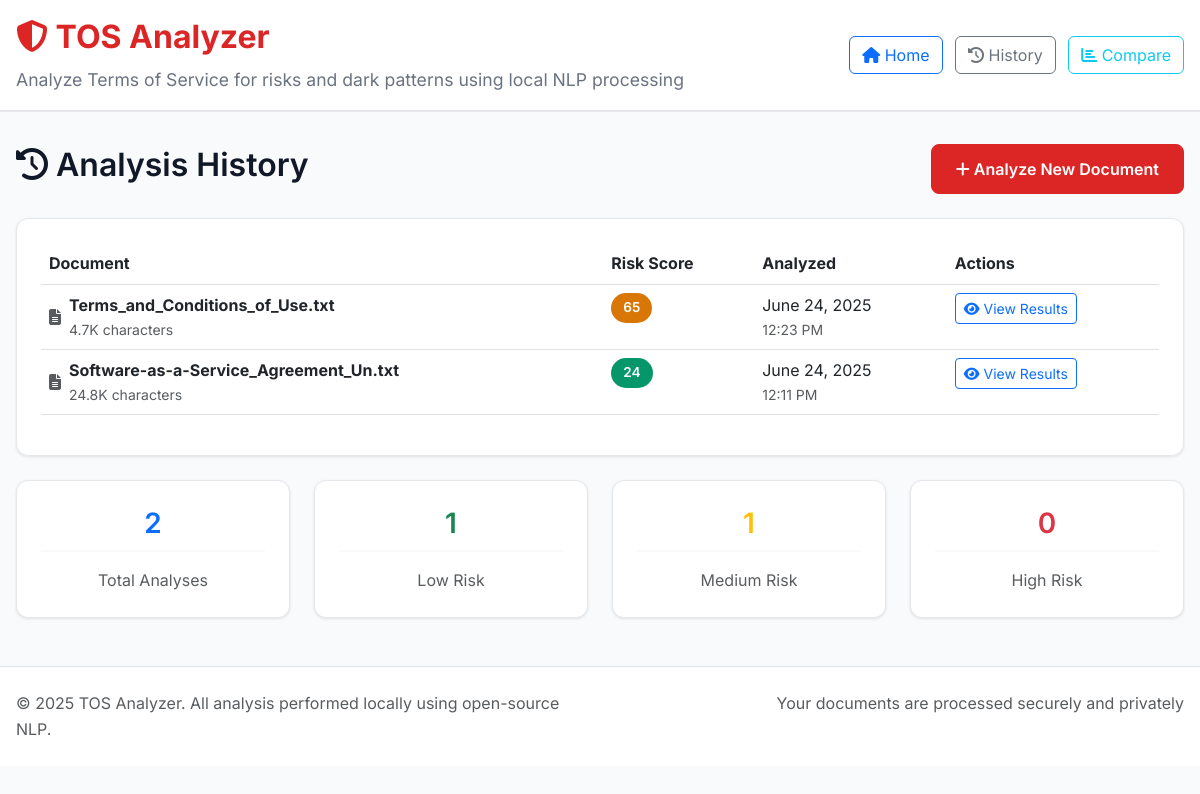
Before: /history with the older database file.
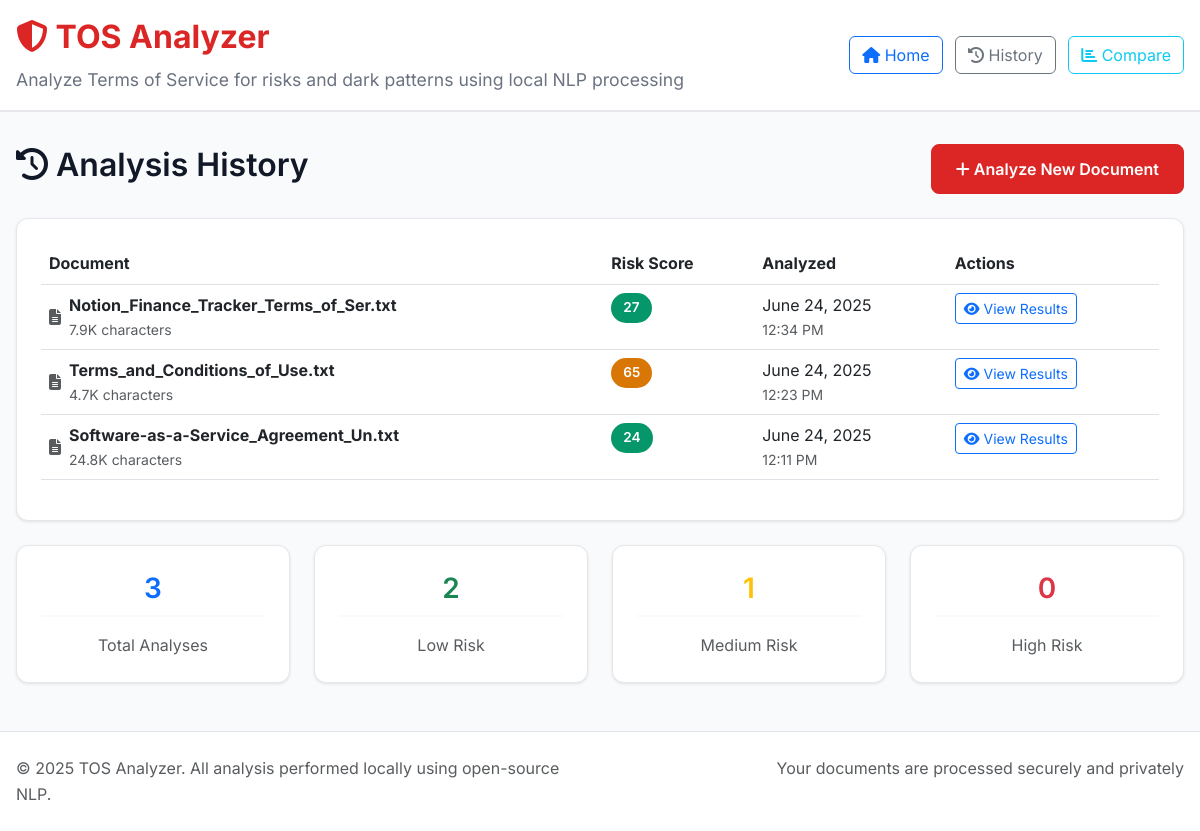
After: the same page with the newer database file.
### models.py (models this page shows, shortened)
class AnalysisResult(db.Model):
    id = db.Column(db.Integer, primary_key=True)
    filename = db.Column(db.String(255), nullable=False)
    file_hash = db.Column(db.String(64), nullable=False)
    risk_score = db.Column(db.Integer, nullable=False)
    transparency_score = db.Column(db.Integer, default=0)
    analysis_data = db.Column(db.Text, nullable=False)  # JSON string
    created_at = db.Column(db.DateTime, default=datetime.utcnow)
    def get_analysis_data(self):
        try:
            return json.loads(self.analysis_data)
        except (json.JSONDecodeError, TypeError):
            return {}

### routes.py (the view)
@app.route('/history')
def history():
    analyses = AnalysisResult.query.order_by(AnalysisResult.created_at.desc()).limit(50).all()
    return render_template('history.html', analyses=analyses)

### templates/history.html (shortened to what this page needs)
{% extends "base.html" %}
{% block content %}
<div class="row">
    <div class="col-12">
        <div class="d-flex justify-content-between align-items-center mb-4">
            <h2>
                <i class="fas fa-history"></i>
                Analysis History
            </h2>
            <a href="{{ url_for('index') }}" class="btn btn-primary">
                <i class="fas fa-plus"></i> Analyze New Document
            </a>
        </div>
        {% if analyses %}
            <div class="analysis-card">
                <div class="table-responsive">
                    <table class="table table-hover">
                        <thead>
                            <tr>
                                <th>Document</th>
                                <th>Risk Score</th>
                                <th>Analyzed</th>
                                <th>Actions</th>
                            </tr>
                        </thead>
                        <tbody>
                            {% for analysis in analyses %}
                            <tr>
                                <td>
                                    <div class="d-flex align-items-center">
                                        <i class="fas fa-file-alt text-muted me-2"></i>
                                        <div>
                                            <strong>{{ analysis.filename }}</strong>
                                            <div class="small text-muted">
                                                {{ "%.1f"|format(analysis.get_analysis_data().text_length / 1000) }}K characters
                                            </div>
                                        </div>
                                    </div>
                                </td>
                                <td>
                                    <span class="score-badge {{ 'low' if analysis.risk_score < 30 else 'medium' if analysis.risk_score < 70 else 'high' }}">
                                        {{ analysis.risk_score }}
                                    </span>
                                </td>
                                <td>
                                    <div>{{ analysis.created_at.strftime('%B %d, %Y') }}</div>
                                    <div class="small text-muted">{{ analysis.created_at.strftime('%I:%M %p') }}</div>
                                </td>
                                <td>
                                    <a href="{{ url_for('results', result_id=analysis.id) }}"
                                       class="btn btn-sm btn-outline-primary">
                                        <i class="fas fa-eye"></i> View Results
                                    </a>
                                </td>
                            </tr>
                            {% endfor %}
                        </tbody>
                    </table>
                </div>
            </div>
            <div class="row mt-4">
                <div class="col-md-3">
                    <div class="analysis-card text-center">
                        <h3 class="text-primary">{{ analyses|length }}</h3>
                        <p class="text-muted mb-0">Total Analyses</p>
                    </div>
                </div>
                <div class="col-md-3">
                    <div class="analysis-card text-center">
                        <h3 class="text-success">{{ analyses|selectattr('risk_score', 'lt', 30)|list|length }}</h3>
                        <p class="text-muted mb-0">Low Risk</p>
                    </div>
                </div>
                <div class="col-md-3">
                    <div class="analysis-card text-center">
                        <h3 class="text-warning">{{ analyses|selectattr('risk_score', 'ge', 30)|selectattr('risk_score', 'lt', 70)|list|length }}</h3>
                        <p class="text-muted mb-0">Medium Risk</p>
                    </div>
                </div>
                <div class="col-md-3">
                    <div class="analysis-card text-center">
                        <h3 class="text-danger">{{ analyses|selectattr('risk_score', 'ge', 70)|list|length }}</h3>
                        <p class="text-muted mb-0">High Risk</p>
                    </div>
                </div>
            </div>
        {% endif %}
    </div>
</div>
{% endblock %}

### templates/base.html (shortened to what this page needs)
<!DOCTYPE html>
<html lang="en">
<head>
    <link href="https://cdn.jsdelivr.net/npm/bootstrap@5.3.0/dist/css/bootstrap.min.css" rel="stylesheet">
    <link href="https://cdnjs.cloudflare.com/ajax/libs/font-awesome/6.4.0/css/all.min.css" rel="stylesheet">
    <link href="{{ url_for('static', filename='css/style.css') }}" rel="stylesheet">
</head>
<body>
    <header class="main-header">
        <div class="container-fluid">
            <div class="row align-items-center">
                <div class="col-md-8">
                    <h1>
                        <i class="fas fa-shield-alt"></i>
                        TOS Analyzer
                    </h1>
                    <p class="mb-0">
                        Analyze Terms of Service for risks and dark patterns using local NLP processing
                    </p>
                </div>
                <div class="col-md-4 text-end">
                    <nav>
                        <a href="{{ url_for('index') }}" class="btn btn-outline-primary me-2">
                            <i class="fas fa-home"></i> Home
                        </a>
                        <a href="{{ url_for('history') }}" class="btn btn-outline-secondary me-2">
                            <i class="fas fa-history"></i> History
                        </a>
                        <a href="{{ url_for('compare') }}" class="btn btn-outline-info">
                            <i class="fas fa-chart-bar"></i> Compare
                        </a>
                    </nav>
                </div>
            </div>
        </div>
    </header>
    <main class="container-fluid">
        {% block content %}{% endblock %}
    </main>
    <footer class="mt-5 py-4 bg-white border-top">
        <div class="container-fluid">
            <div class="row">
                <div class="col-md-6">
                    <p class="text-muted mb-0">
                        © 2025 TOS Analyzer. All analysis performed locally using open-source NLP.
                    </p>
                </div>
                <div class="col-md-6 text-end">
                    <p class="text-muted mb-0">
                        Your documents are processed securely and privately
                    </p>
                </div>
            </div>
        </div>
    </footer>
</body>
</html>

### static/css/style.css (style rules this page uses)
:root { --color-primary: #DC2626; --color-secondary: #059669; --color-accent: #D97706; --color-background: #F9FAFB; --color-text: #111827; --color-neutral: #6B7280; --font-primary: 'Inter', -apple-system, BlinkMacSystemFont, 'Segoe UI', sans-serif; --font-mono: 'JetBrains Mono', 'Monaco', 'Menlo', monospace; }
* { margin: 0; padding: 0; box-sizing: border-box; }
body { font-family: var(--font-primary); background-color: var(--color-background); color: var(--color-text); line-height: 1.6; }
h1, h2, h3, h4, h5, h6 { font-weight: 600; line-height: 1.3; margin-bottom: 0.5rem; }
.container-fluid { max-width: 1400px; margin: 0 auto; padding: 0 1rem; }
.main-header { background: white; border-bottom: 2px solid #E5E7EB; padding: 1rem 0; margin-bottom: 2rem; }
.main-header h1 { color: var(--color-primary); font-size: 2rem; font-weight: 700; }
.main-header p { color: var(--color-neutral); font-size: 1.1rem; margin-top: 0.5rem; }
.analysis-card { background: white; border-radius: 12px; padding: 1.5rem; box-shadow: 0 1px 3px rgba(0, 0, 0, 0.1); border: 1px solid #E5E7EB; }
.analysis-card h3 { color: var(--color-text); margin-bottom: 1rem; padding-bottom: 0.5rem; border-bottom: 2px solid var(--color-background); }
.btn-primary { background-color: var(--color-primary); border-color: var(--color-primary); font-weight: 600; padding: 0.75rem 1.5rem; border-radius: 8px; transition: all 0.3s ease; }
.score-badge { display: inline-block; padding: 0.25rem 0.75rem; border-radius: 20px; font-weight: 600; font-size: 0.85rem; color: white; }
.score-badge.low { background-color: var(--color-secondary); }
.score-badge.medium { background-color: var(--color-accent); }
.text-center { text-align: center; }
.mb-0 { margin-bottom: 0; }
.d-flex { display: flex; }
.justify-content-between { justify-content: space-between; }
.align-items-center { align-items: center; }

Changed rows visible on the page:
added AnalysisResult: filename "Notion_Finance_Tracker_Terms_of_Ser.txt", analysis.get_analysis_data().text_length/1000 "7.9", risk_score "27", created_at "June 24, 2025", created_at "12:34 PM"
Other visible differences:
{{ analyses|length }}: "2" → "3"
{{ analyses|selectattr('risk_score', 'lt', 30)|list|length }}: "1" → "2"
